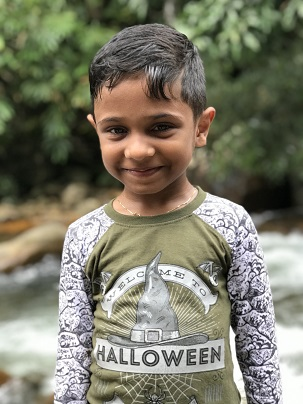
#> input picture OpenCV_code/images/abhi2.jpg, 303 x 404 px
$ python arithmetic_operations.py
#> lines starting #> are read from the running program, lines starting #| are printed output that depends on the picture
# -*- coding: utf-8 -*-
"""

@author: abhilash
"""
#import opencv library
import cv2 as cv
#import numpy as np

#read the image from computer
img1 = cv.imread('images/abhi2.jpg')
#> img1 is the input picture: shape (404, 303, 3); mean B, G, R 105.3, 122.7, 124.1
img2 = cv.imread('images/flower1.jpg')
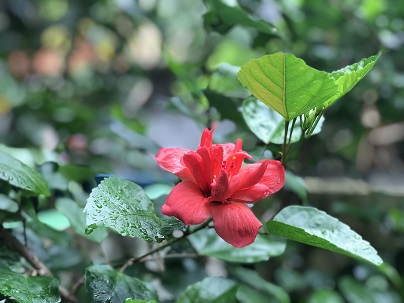
#> input picture OpenCV_code/images/flower1.jpg, 404 x 303 px
#> img2 is the input picture: shape (303, 404, 3); mean B, G, R 97.7, 116.2, 98.8

#do simple array slicing
cropped_image1 = img1[60:200, 50:200]
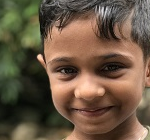
#> cropped_image1: shape (140, 150, 3); mean B, G, R 68, 88.1, 107.2
cropped_image2 = img2[60:200, 50:200]
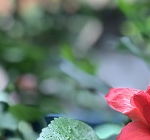
#> cropped_image2: shape (140, 150, 3); mean B, G, R 111.1, 119.5, 106.3

cv.imshow("Image 1",cropped_image1)
cv.imshow("Image 2",cropped_image2)

#adding the images
added_image = cv.add(cropped_image1, cropped_image2)
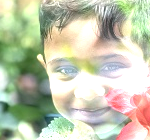
#> added_image: shape (140, 150, 3); mean B, G, R 174.4, 199, 195
cv.imshow("Added",added_image)

#subtracting the images
subtracted_image = cv.subtract(cropped_image1, cropped_image2)
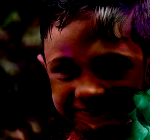
#> subtracted_image: shape (140, 150, 3); mean B, G, R 8.8, 11.4, 29.1
cv.imshow("Subtracted",subtracted_image)
